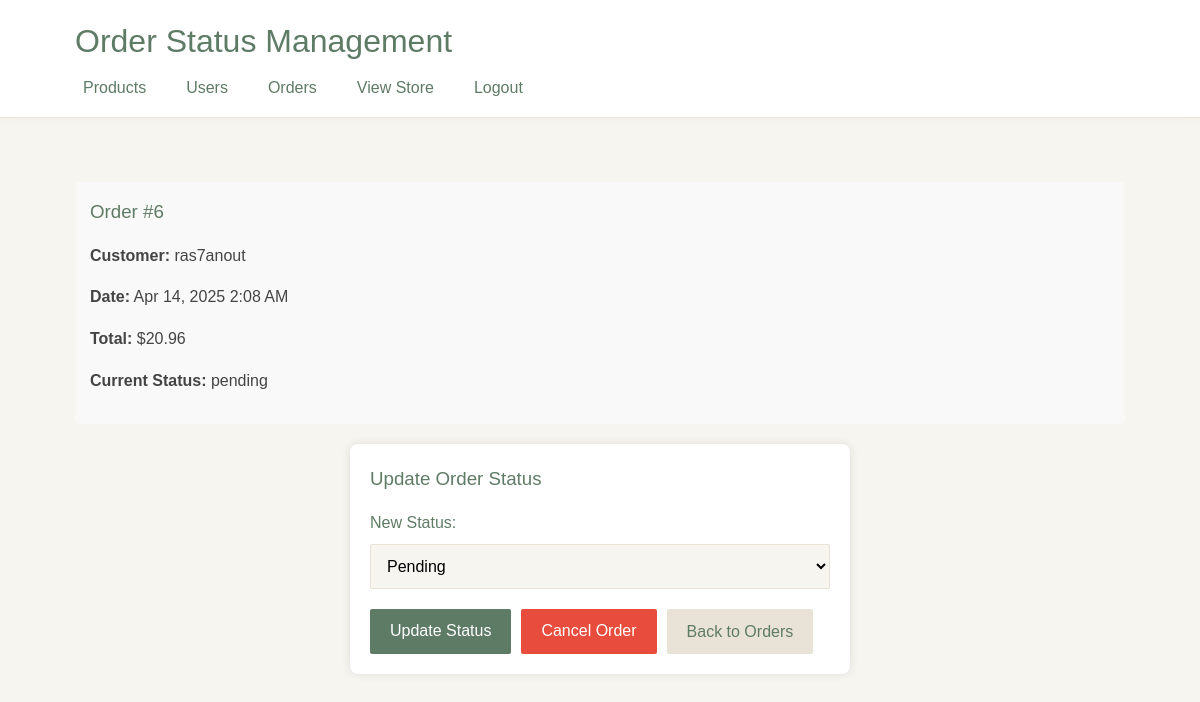
Screenshot of /admin/orderstatus.php?order_id=6 with the database file from the repository.
### tables this page shows
CREATE TABLE `orders` (
  `id` int(11) NOT NULL AUTO_INCREMENT,
  `user_id` int(11) NOT NULL,
  `order_date` timestamp NOT NULL DEFAULT current_timestamp(),
  `total_amount` decimal(10,2) NOT NULL,
  `status` varchar(20) DEFAULT 'pending',
  `shipping_address` varchar(255) NOT NULL,
  PRIMARY KEY (`id`),
  KEY `user_id` (`user_id`),
  CONSTRAINT `orders_ibfk_1` FOREIGN KEY (`user_id`) REFERENCES `users` (`id`) ON DELETE CASCADE
);

CREATE TABLE `users` (
  `id` int(11) NOT NULL AUTO_INCREMENT,
  `username` varchar(50) NOT NULL,
  `email` varchar(100) NOT NULL,
  `password` varchar(255) NOT NULL,
  `address` varchar(255) DEFAULT NULL,
  `created_at` timestamp NOT NULL DEFAULT current_timestamp(),
  `is_admin` tinyint(1) DEFAULT 0,
  PRIMARY KEY (`id`),
  UNIQUE KEY `username` (`username`),
  UNIQUE KEY `email` (`email`)
);

### admin/orderstatus.php (the view, shortened to what this page needs)
<?php
require_once "../config.php";
$order_id = $_GET['order_id'] ?? 0;
$order = null;
try {
    $stmt = $pdo->prepare("
        SELECT o.*, u.username
        FROM orders o
        JOIN users u ON o.user_id = u.id
        WHERE o.id = ?
    ");
    $stmt->execute([$order_id]);
    $order = $stmt->fetch();
} catch(PDOException $e) {
    $error = "Error fetching order: " . $e->getMessage();
}
?>
<!DOCTYPE html>
<html lang="en">
<head>
    <link rel="stylesheet" href="../file.css">
    <link rel="stylesheet" href="admin.css">
</head>
<body>
    <div class="page-wrapper">
        <header class="admin-header">
            <div class="container">
                <h1>Order Status Management</h1>
                <nav>
                    <ul>
                        <li><a href="index.php">Products</a></li>
                        <li><a href="users.php">Users</a></li>
                        <li><a href="orders.php">Orders</a></li>
                        <li><a href="../store.php">View Store</a></li>
                        <li><a href="../logout.php">Logout</a></li>
                    </ul>
                </nav>
            </div>
        </header>
        <main>
            <div class="container">
                <?php if($order): ?>
                    <div class="order-summary">
                        <h3>Order #<?php echo $order['id']; ?></h3>
                        <p><strong>Customer:</strong> <?php echo htmlspecialchars($order['username']); ?></p>
                        <p><strong>Date:</strong> <?php echo date('M j, Y g:i A', strtotime($order['order_date'])); ?></p>
                        <p><strong>Total:</strong> $<?php echo number_format($order['total_amount'], 2); ?></p>
                        <p><strong>Current Status:</strong>
                            <span class="status-badge status-<?php echo strtolower($order['status']); ?>">
                                <?php echo $order['status']; ?>
                            </span>
                        </p>
                    </div>
                    <div class="status-form">
                        <h3>Update Order Status</h3>
                        <form method="post">
                            <div class="form-group">
                                <label for="status">New Status:</label>
                                <select name="status" id="status" class="form-control">
                                    <option value="pending" <?php echo $order['status'] === 'pending' ? 'selected' : ''; ?>>Pending</option>
                                </select>
                            </div>
                            <div class="status-actions">
                                <button type="submit" class="btn btn-primary">Update Status</button>
                                <button type="submit" name="action" value="cancel" class="btn btn-danger"
                                    onclick="return confirm('Are you sure you want to cancel this order?')">
                                    Cancel Order
                                </button>
                                <a href="orders.php" class="btn btn-secondary">Back to Orders</a>
                            </div>
                        </form>
                    </div>
                <?php else: ?>
                    <div class="alert alert-warning">Order not found.</div>
                    <a href="orders.php" class="btn btn-primary">Back to Orders</a>
                <?php endif; ?>
            </div>
        </main>
    </div>
</body>
</html>

### file.css (style rules this page uses)
* { margin: 0; padding: 0; box-sizing: border-box; }
body { font-family: 'Montserrat', sans-serif; line-height: 1.6; color: #444444; background-color: #F7F5F0; }
.container { width: 90%; max-width: 1200px; margin: 0 auto; padding: 0 15px; }
.page-wrapper { min-height: 100vh; display: flex; flex-direction: column; }
main { flex: 1; padding: 2rem 0; }
h1, h2, h3 { margin-bottom: 1rem; color: #5E7B65; font-weight: 500; }
p { margin-bottom: 1rem; color: #444444; }
a { color: #5E7B65; text-decoration: none; }
.form-group { margin-bottom: 20px; }
label { display: block; margin-bottom: 8px; font-weight: 500; color: #5E7B65; }
.form-control { width: 100%; padding: 12px; border: 1px solid #E8E2D7; border-radius: 2px; font-size: 16px; background-color: #F7F5F0; transition: border 0.2s ease; }
.btn { display: inline-block; padding: 12px 24px; background: #5E7B65; color: #fff; border: none; border-radius: 2px; cursor: pointer; font-size: 16px; font-weight: 500; transition: all 0.2s ease; }
.btn-secondary { background: #E8E2D7; color: #5E7B65; }
.btn-danger { background: #e74c3c; }
header { background: #FFFFFF; color: #5E7B65; padding: 1rem 0; margin-bottom: 2rem; box-shadow: 0 2px 10px rgba(94, 123, 101, 0.1); }
header h1 { color: #5E7B65; margin-bottom: 0.5rem; font-weight: 500; }
nav ul { list-style: none; display: flex; }
nav ul li { margin-right: 1.5rem; }
nav ul li a { color: #5E7B65; text-decoration: none; padding: 0.5rem; transition: color 0.3s; font-weight: 500; }

### admin/admin.css (style rules this page uses)
.admin-header { background: #FFFFFF; border-bottom: 1px solid #E8E2D7; box-shadow: 0 2px 10px rgba(94, 123, 101, 0.05); }
.btn { display: inline-block; padding: 10px 20px; background: #5E7B65; color: #FFFFFF; border: none; border-radius: 2px; cursor: pointer; font-size: 16px; font-weight: 500; transition: all 0.2s ease; }
.btn-secondary { background: #E8E2D7; color: #5E7B65; }
.btn-danger { background: #e74c3c; }

### admin/orderstatus.php (style rules this page uses)
.status-form { max-width: 500px; margin: 20px auto; padding: 20px; background: #fff; border-radius: 8px; box-shadow: 0 0 10px rgba(0,0,0,0.1); }
.status-actions { display: flex; gap: 10px; margin-top: 20px; }
.order-summary { background: #f9f9f9; padding: 15px; border-radius: 5px; margin-bottom: 20px; }

### rows the page displays
orders: id "6", user.username "ras7anout", order_date "Apr 14, 2025 2:08 AM", total_amount "20.96", status "pending", status "Pending"
